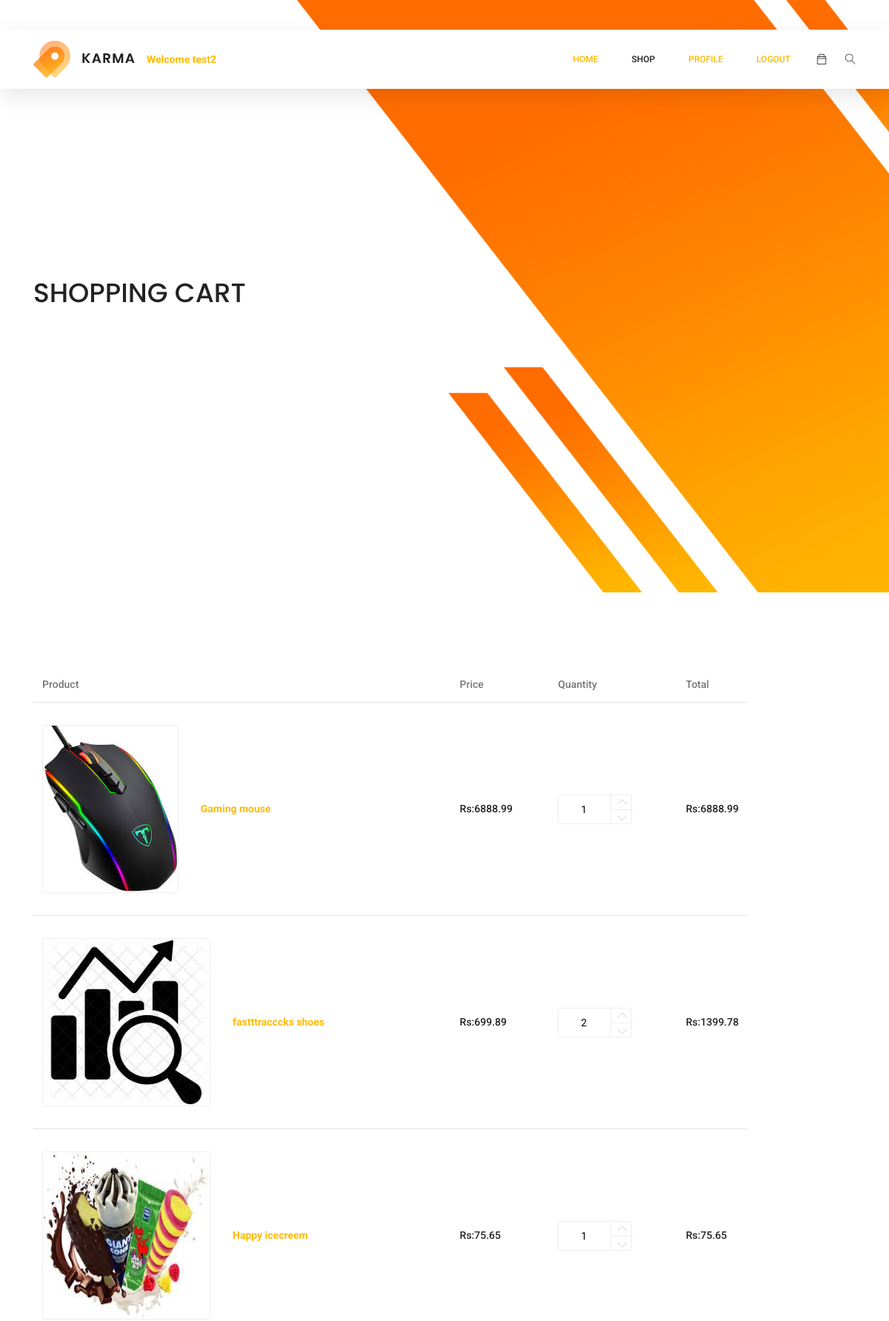
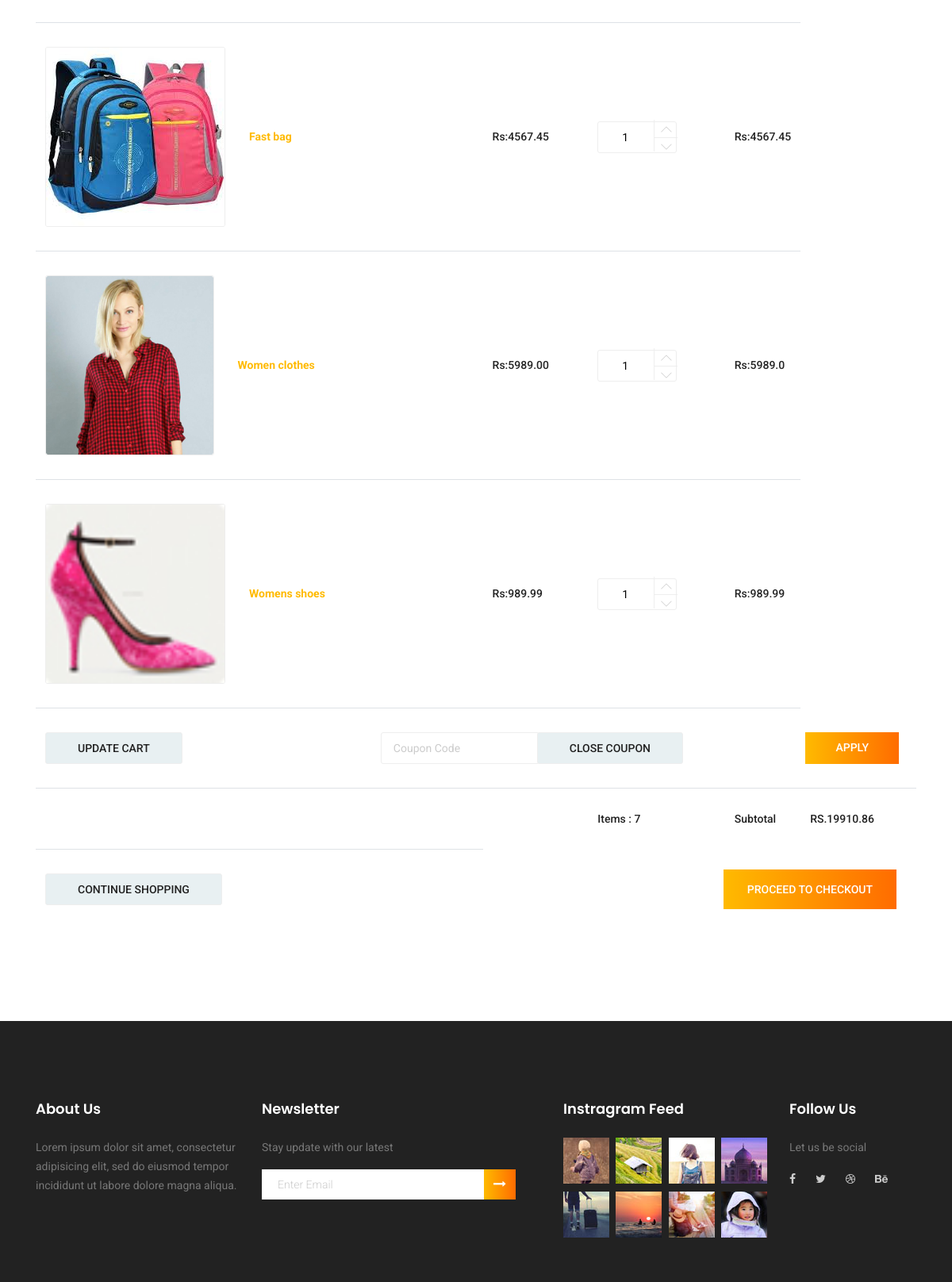
The page /cart/ (signed in, upper part) on the database its author committed (2 pictures, top to bottom).
### mysite_eCommerce/models.py (models this page shows, shortened)
class OrderItem(models.Model):
    product = models.ForeignKey(Product,on_delete=models.SET_NULL,null=True,blank=True)
    order = models.ForeignKey(Order,on_delete=models.SET_NULL,null=True,blank=True)
    Quantity = models.IntegerField(default=0, null=True, blank=True)
    date_added = models.DateTimeField(auto_now_add=True)
    @property
    def get_total(self):
        total = self.product.product_price * self.Quantity
        return total

class Product(models.Model):
    product_id=models.AutoField
    product_name=models.CharField(max_length=20)
    product_category=models.CharField(max_length=220,default='')
    product_desc=models.CharField(max_length=500, default='')
    product_price=models.FloatField(default=0)
    product_dtae=models.DateField()
    product_image=models.ImageField(upload_to='mysite_eCommerce/images',default='')
    product_quantity = models.IntegerField(default=0)
    product_brand = models.CharField(max_length=100, default='')

class Order(models.Model):
    customer = models.ForeignKey(Customer,on_delete=models.SET_NULL, null=True, blank=True)
    date_order = models.DateTimeField(auto_now_add=True)
    Completed = models.BooleanField(default=False,null=True,blank=True)
    transaction_id = models.CharField(max_length=200,null=True)
    @property
    def get_cart_total(self):
        orderitems = self.orderitem_set.all()
        total = sum([item.get_total for item in orderitems])
        return total
    @property
    def get_cart_items(self):
        orderitems = self.orderitem_set.all()
        total = sum([item.Quantity for item in orderitems])
        return total

### mysite_eCommerce/views.py (the view)
# urls.py: path('cart/',views.cart, name="Cart"),
def cart(request):
    if request.user.is_authenticated:
        customer = request.user.customer
        order, created =Order.objects.get_or_create(customer = customer , Completed = False)
        items = order.orderitem_set.all()
    else:
        return render(request, "mysite_eCommerce/login.html")
    context={'item':items , 'order':order}
    return render(request,"mysite_eCommerce/cart.html", context)

### mysite_eCommerce/templates/mysite_eCommerce/cart.html (shortened to what this page needs)
{% extends "mysite_eCommerce/base.html" %}
{% load static %}
{% block section %}
		<div >
			<h1>SHOPPING CART</h1>
		</div>
{% endblock %}
{% block content %}
    <section class="cart_area">
        <div class="container">
            <div class="cart_inner">
                <div class="table-responsive">
                 <table class="table">
                        <thead>
                            <tr>
                              <th scope="col">Product</th>
                                <th scope="col">Price</th>
                                <th scope="col">Quantity</th>
            <th scope="col">Total</th>
                            </tr>
</thead>
                        <tbody>
                        {% for i in item %}
                            <tr>
<td>
                                    <div class="media">
<div class="d-flex">
                                            <img class="img-fluid" src="/media/{{i.product.product_image}}" alt="">
                                </div>
                                        <div class="media-body">
                                            <h5><b>{{i.product.product_name}}</b></h5>
                                </div>
                                    </div>
         </td>
                                <td>
                                    <h5>Rs:{{i.product.product_price|floatformat:2}}</h5>
                                </td>
                                <td>
                  <div class="product_count">
                                        <input type="text" name="qty" id="sst1" maxlength="12" value="{{i.Quantity}}" title="Quantity:"
               class="input-text qty">
                                        <button data-product={{i.product.id}}  data-action="add" class="increase items-count update-cart" type="button"><i class="lnr lnr-chevron-up"></i></button>
<button data-product={{i.product.id}}  data-action="remove" class="reduced items-count update-cart" type="button"><i class="lnr lnr-chevron-down"></i></button>
                    </div>
                                </td>
                                <td>
                                <h5>Rs:{{i.get_total}}</h5>
                                </td>
          </tr>{% endfor %}
                            <tr class="bottom_button">
                                <td>
                                    <a class="gray_btn" href="#">Update Cart</a>
                                </td>
                                <td>
                                    <div class="cupon_text d-flex align-items-center">
                                        <input type="text" placeholder="Coupon Code">
                                        <a class="primary-btn" href="#">Apply</a>
                                        <a class="gray_btn" href="#">Close Coupon</a>
                                    </div>
                                </td>
              </tr>
                            <tr>
                                <td>
                </td>
                                <td>
                                </td>
                                <td>         <h5>Items : {{order.get_cart_items}}</h5></td><td>
                                    <h5>Subtotal</h5>
         </td>
                                <td>
                                    <h5>RS.{{order.get_cart_total|floatformat:2}}</h5>
                                </td>
                            </tr>
       <tr>
                                <td>
                                    <div class="checkout_btn_inner d-flex align-items-center">
                                        <a class="gray_btn" href="#">Continue Shopping</a>
                                        <a class="primary-btn" href="/checkout">Proceed to checkout</a>
                                    </div>
                       </td>
                            </tr>
                        </tbody>
          </table>
                </div>
            </div>
        </div>
    </section>
{% endblock content %}

### mysite_eCommerce/templates/mysite_eCommerce/base.html (shortened to what this page needs)
<!DOCTYPE html>
{% load static %}
<html lang="zxx" class="no-js">
<head>
	<link rel="stylesheet" href="{% static 'mysite_eCommerce/css/linearicons.css' %}">
	<link rel="stylesheet" href="{% static 'mysite_eCommerce/css/font-awesome.min.css' %}">
	<link rel="stylesheet" href="{% static 'mysite_eCommerce/css/themify-icons.css' %}">
	<link rel="stylesheet" href="{% static 'mysite_eCommerce/css/bootstrap.css' %}">
	<link rel="stylesheet" href="{% static 'mysite_eCommerce/css/owl.carousel.css' %}">
	<link rel="stylesheet" href="{% static 'mysite_eCommerce/css/nice-select.css' %}">
	<link rel="stylesheet" href="{% static 'mysite_eCommerce/css/nouislider.min.css' %}">
	<link rel="stylesheet" href="{% static 'mysite_eCommerce/css/ion.rangeSlider.css' %}" />
	<link rel="stylesheet" href="{% static 'mysite_eCommerce/css/ion.rangeSlider.skinFlat.css' %}" />
	<link rel="stylesheet" href="{% static 'mysite_eCommerce/css/magnific-popup.css' %}">
	<link rel="stylesheet" href="{% static 'mysite_eCommerce/css/main.css' %}">
</head>
<body>
	<header class="header_area sticky-header">
		<div class="main_menu">
			<nav class="navbar navbar-expand-lg navbar-light main_box">
				<div class="container">
					<a class="navbar-brand logo_h" href="index.html"><img src="{% static 'mysite_eCommerce/img/logo.png' %}" alt=""></a>
					{% if user.is_authenticated %}
					<b>Welcome {{request.user}}</b>
					{% endif 	%}
					<div class="collapse navbar-collapse offset" id="navbarSupportedContent">
						<ul class="nav navbar-nav menu_nav ml-auto">
							<li class="nav-item active"><a class="nav-link" href="/">Home</a></li>
							<li class="nav-item submenu dropdown">
								<a href="#" class="nav-link dropdown-toggle" data-toggle="dropdown" role="button" aria-haspopup="true"
								 aria-expanded="false">Shop</a>
							</li>
							{% if user.is_authenticated %}
							<li class="nav-item active"><a class="nav-link" href="/viewprofile">Profile</a></li>
							<li class="nav-item active"><a class="nav-link" href="/logout">Logout</a></li>
							{% else %}
							<li class="nav-item active"><a class="nav-link" href="/login">Login</a></li>
							{% endif %}
						</ul>
						<ul class="nav navbar-nav navbar-right">
							<li class="nav-item"><a href="/cart" class="cart"><span class="ti-bag"></span></a></li>
							<li class="nav-item">
								<button class="search"><span class="lnr lnr-magnifier" id="search"></span></button>
							</li>
						</ul>
					</div>
				</div>
			</nav>
		</div>
	</header>
	<section class="banner-area">
		<div class="container">
			<div class="row fullscreen align-items-center justify-content-start">
				<div class="col-lg-12">
						{% block section %}
        				{% endblock %}
					</div>
				</div>
			</div>
	</section>
	{% block content %}
        {% endblock %}
<footer class="footer-area section_gap">
		<div class="container">
			<div class="row">
				<div class="col-lg-3  col-md-6 col-sm-6">
					<div class="single-footer-widget">
						<h6>About Us</h6>
						<p>
							Lorem ipsum dolor sit amet, consectetur adipisicing elit, sed do eiusmod tempor incididunt ut labore dolore
							magna aliqua.
						</p>
					</div>
				</div>
				<div class="col-lg-4  col-md-6 col-sm-6">
					<div class="single-footer-widget">
						<h6>Newsletter</h6>
						<p>Stay update with our latest</p>
						<div class="" id="mc_embed_signup">
							<form target="_blank" novalidate="true" action="https://spondonit.us12.list-manage.com/subscribe/post?u=1462626880ade1ac87bd9c93a&amp;id=92a4423d01"
							 method="get" class="form-inline">
								<div class="d-flex flex-row">
									<input class="form-control" name="EMAIL" placeholder="Enter Email" onfocus="this.placeholder = ''" onblur="this.placeholder = 'Enter Email '"
									 required="" type="email">
									<button class="click-btn btn btn-default"><i class="fa fa-long-arrow-right" aria-hidden="true"></i></button>
								</div>
							</form>
						</div>
					</div>
				</div>
				<div class="col-lg-3  col-md-6 col-sm-6">
					<div class="single-footer-widget mail-chimp">
						<h6 class="mb-20">Instragram Feed</h6>
						<ul class="instafeed d-flex flex-wrap">
							<li><img src="{% static 'mysite_eCommerce/img/i1.jpg' %}" alt=""></li>
							<li><img src="{% static 'mysite_eCommerce/img/i2.jpg' %}" alt=""></li>
							<li><img src="{% static 'mysite_eCommerce/img/i3.jpg' %}" alt=""></li>
							<li><img src="{% static 'mysite_eCommerce/img/i4.jpg' %}" alt=""></li>
							<li><img src="{% static 'mysite_eCommerce/img/i5.jpg' %}" alt=""></li>
							<li><img src="{% static 'mysite_eCommerce/img/i6.jpg' %}" alt=""></li>
							<li><img src="{% static 'mysite_eCommerce/img/i7.jpg' %}" alt=""></li>
							<li><img src="{% static 'mysite_eCommerce/img/i8.jpg' %}" alt=""></li>
						</ul>
					</div>
				</div>
				<div class="col-lg-2 col-md-6 col-sm-6">
					<div class="single-footer-widget">
						<h6>Follow Us</h6>
						<p>Let us be social</p>
						<div class="footer-social d-flex align-items-center">
							<a href="#"><i class="fa fa-facebook"></i></a>
							<a href="#"><i class="fa fa-twitter"></i></a>
							<a href="#"><i class="fa fa-dribbble"></i></a>
							<a href="#"><i class="fa fa-behance"></i></a>
						</div>
					</div>
				</div>
			</div>
			<div class="footer-bottom d-flex justify-content-center align-items-center flex-wrap">
				<p class="footer-text m-0">
</p>
			</div>
		</div>
	</footer>
</body>
</html>

### rows shown on the page
OrderItem: product.product_image (picture), product.product_name "Gaming mouse", product.product_price "6888.99", qty "1", get_total "6888.99"
OrderItem: product.product_image (picture), product.product_name "fastttracccks shoes", product.product_price "699.89", qty "2", get_total "1399.78"
OrderItem: product.product_image (picture), product.product_name "Happy icecreem", product.product_price "75.65", qty "1", get_total "75.65"
OrderItem: product.product_image (picture), product.product_name "Fast bag", product.product_price "4567.45", qty "1", get_total "4567.45"
OrderItem: product.product_image (picture), product.product_name "Women clothes", product.product_price "5989.00", qty "1", get_total "5989.0"
OrderItem: product.product_image (picture), product.product_name "Womens shoes", product.product_price "989.99", qty "1", get_total "989.99"
Order: get_cart_items "7", get_cart_total "19910.86"

### other values the page prints
{{ request.user }} "test2"
